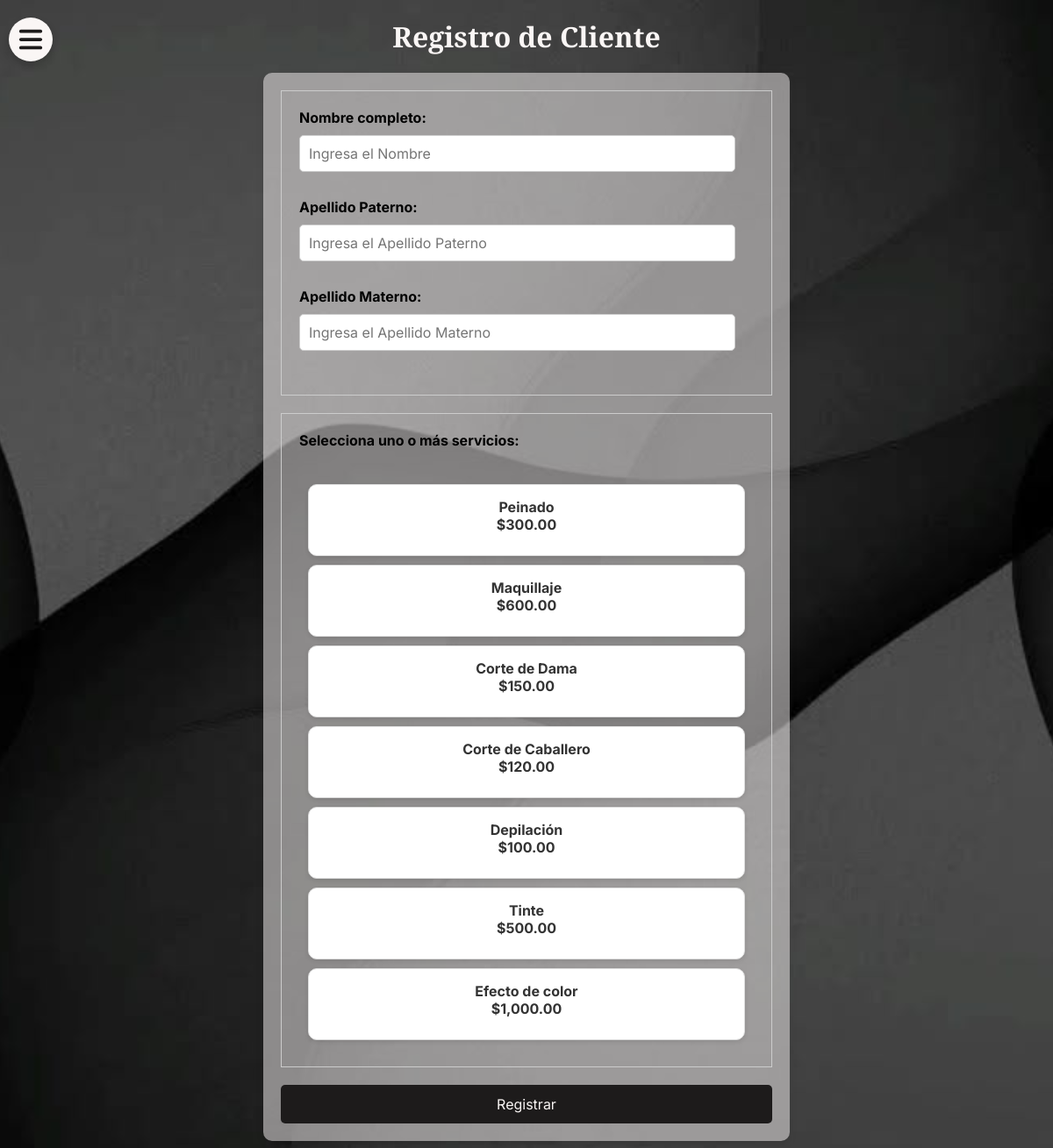
The page /registroCli.php (signed in) on the database its author committed.
### tables this page shows
CREATE TABLE servicios (
    id_servicio INT(4) PRIMARY KEY AUTO_INCREMENT,
    nombre_serv VARCHAR(25) NOT NULL UNIQUE,
    costo DECIMAL(6,2) NOT NULL,
    activo INT(1) NOT NULL DEFAULT 1  
);

### registroCli.php (the view, shortened to what this page needs)
<?php
$conexion = conectar();
$stmt = $conexion->prepare("SELECT * FROM servicios WHERE activo = 1");
$stmt->execute();
$servicios = $stmt->fetchAll();
?>
<!DOCTYPE html>
<html lang="es">
<head>
    <link rel="stylesheet" type="text/css" href="styles/styles.css">
    <link rel="stylesheet" href="https://cdnjs.cloudflare.com/ajax/libs/font-awesome/6.0.0-beta3/css/all.min.css">
</head>
<body class="body-log">
<div class="svgcont">
    <a href="menu.php" class="">
    </a>
</div>
<h1>Registro de Cliente</h1>
<form action="" method="POST" class="formulario">
    <div class="form-group">
        <label for="nombre">Nombre completo:</label>
        <input type="text" id="nombre" name="nombre_clientes" placeholder="Ingresa el Nombre" required>
        <br><br>
        <label for="apat">Apellido Paterno:</label>
        <input type="text" id="apat" name="ap_clientes" placeholder="Ingresa el Apellido Paterno" required>
        <br><br>
        <label for="amat">Apellido Materno:</label>
        <input type="text" id="amat" name="am_clientes" placeholder="Ingresa el Apellido Materno" required>
        <br><br>
    </div>
    <div class="form-group">
        <label>Selecciona uno o más servicios:</label>
        <br>
        <?php foreach ($servicios as $servicio): ?>
            <div class="service-option">
                <label for="servicio_<?php echo $servicio['id_servicio']; ?>">
                    <span><?php echo $servicio['nombre_serv']; ?></span>
                    <br>
                    <span>$<?php echo number_format($servicio['costo'], 2); ?></span>
                </label>
            </div>
        <?php endforeach; ?>
    </div>
    <input class="boton" type="submit" value="Registrar" name="registro">
</form>
</body>
</html>

### styles/styles.css (style rules this page uses)
* { box-sizing: border-box; margin: 0; padding: 0; font-family: "Inter"; }
.body-log { background-image: url("../assets/Radico.jpeg"); background-size: cover; background-position: center; background-repeat: no-repeat; min-height: 100vh; margin: 0; font-family: "Inter", sans-serif; }
.svgcont { width: 50px; height: 50px; border-radius: 50%; background-color: #faf6f5; display: flex; align-items: center; justify-content: center; position: absolute; left: 10px; top: 20px; box-shadow: 0 4px 8px rgba(0, 0, 0, 0.2); }
.svgmenu { width: 30px; height: 30px; fill: #1d1b1b; transition: fill 0.3s; }
h1 { font-family: "Playfair Display"; text-align: center; color: #faf6f5; margin-top: 20px; }
.formulario { max-width: 600px; margin: auto; background-color: rgb(250, 246, 245, 0.5); padding: 20px; margin-bottom: 3rem; border-radius: 10px; box-shadow: 0 4px 8px rgba(0, 0, 0, 0.1); }
.form-group { margin-bottom: 20px; }
label { font-family: "Inter"; font-weight: bold; display: block; margin-bottom: 10px; }
input[type="text"], input[type="email"], input[type="password"], input[type="number"] { width: 96%; padding: 10px; border: 1px solid #ccc; border-radius: 5px; font-size: 16px; margin-bottom: 10px; }
.form-group { padding: 20px; border: 1px solid #ccc; transition: background-color 0.3s; }
.service-option { padding: 10px; border: 1px solid transparent; transition: background-color 0.3s, border 0.3s; margin-bottom: 10px; display: flex; align-items: center; }
.service-option { flex: 1 1 calc(50% - 20px); margin: 10px; }
.service-option { display: flex; flex-wrap: wrap; justify-content: center; align-items: center; padding: 20px; text-align: center; position: relative; border: 1px solid black; }
.service-option { background-color: #ffffff; border: 1px solid #ddd; border-radius: 10px; padding: 15px; text-align: center; box-shadow: 0 2px 5px rgba(0, 0, 0, 0.1); transition: transform 0.2s, box-shadow 0.2s; flex: 1 1 calc(30% - 20px); margin: 10px; }
.service-option label { display: block; cursor: pointer; font-weight: bold; color: #333; width: -webkit-fill-available; }
.boton { width: 100%; background-color: #1d1b1b; color: #faf6f5; padding: 12px; border: none; border-radius: 5px; font-size: 16px; cursor: pointer; transition: background-color 0.3s; }
.service-option:before { content: "✓"; position: absolute; top: 50%; left: 50%; transform: translate(-50%, -50%); font-size: 2rem; color: #000; display: none; }
h1 { text-align: center; color: #faf6f5; margin-bottom: 20px; font-family: "Playfair Display"; }

### rows shown on the page
servicios: nombre_serv "Peinado", costo "300.00"
servicios: nombre_serv "Maquillaje", costo "600.00"
servicios: nombre_serv "Corte de Dama", costo "150.00"
servicios: nombre_serv "Corte de Caballero", costo "120.00"
servicios: nombre_serv "Depilación", costo "100.00"
servicios: nombre_serv "Tinte", costo "500.00"
servicios: nombre_serv "Efecto de color", costo "1,000.00"
